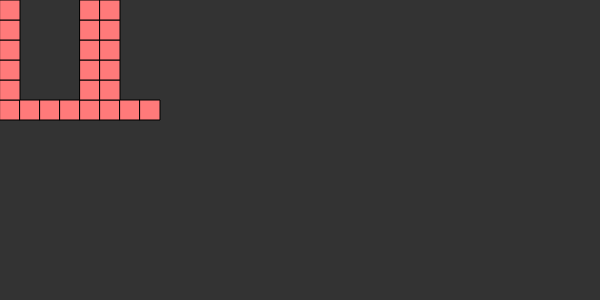
Frame 1 (no input)
Frame 60 (no input): identical to frame 1, image omitted
Frame 120 (the mouse pressed at the canvas centre since frame 60): identical to frame 1, image omitted

The p5.js sketch that drew this single still picture (run headless with seeded random() and noise() and a simulated clock; from frame 60 on, the mouse is pressed at the canvas centre):

// p5.js sketch
// ── sketch.js
//
//  sketch.js
//  CastleBuilder
//
//  Created by Haluk Isik on 8/3/18.

var blockSize = 20;
var w = 8;
var h = 5;
var probability = 1;
var heightConstraint = true;
var slider1, slider2, slider3, slider4, checkbox1;

function setup() {
  createCanvas(600, 300);
  background(51);
  // fill(0);
  // textSize(15);

	generateNewCastle();

  var button = createButton('generate');
  createP("");
  // button.position(0, 65);
  slider1 = createSlider(10, 60, 20, 1);
  var pos = slider1.position();
  // text("block size", pos.x * 2 + 200, pos.y, 100, 100);
  // text("block size", 0, 0, 100, 100);
  createDiv("block size");
	createP("");
  // console.log(pos.y);
  // blockSize = slider1.value();

  slider2 = createSlider(2, 30, 8, 1);
  createDiv("width");
	createP("");

  slider3 = createSlider(2, 30, 5, 1);
  createDiv("height");
	createP("");

	slider4 = createSlider(0, 1, 1, 0.1);
  createDiv("empty space probability weight");
	createP("");

	checkbox1 = createCheckbox("maximum height constraint", true);
  // createDiv("maximum height constraint");
	createP("");

  button.mousePressed(generateNewCastle);

}

function generateNewCastle() {
  background(51);
  fill(255, 122, 122);
  var castle = new Castle(w, h);
  castle.blockSize = blockSize;
	// console.log("probability = " + probability);
	// castle.asd = probability;
	castle.probability = probability;
	castle.heightConstraint = heightConstraint;

	castle.generate();
	castle.render();

  // console.log(castle.blockSize);
}

function draw() {

  blockSize = slider1.value();
  w = slider2.value();
  h = slider3.value();
	probability = slider4.value();
	heightConstraint = checkbox1.checked();

  // var button = createButton('generate');
  // // button.position(0, 65);
  // var slider1 = createSlider(10, 60, 20, 1);
  // blockSize = slider1.value();
  //
  // button.mousePressed(generateNewCastle);

  // var castle = new Castle(8, 5);
  //
  // castle.setBlockSize(20);
  // console.log(castle.blockSize);

}

// ── Castle.js
//
//  Castle.js
//  CastleBuilder
//
//  Created by Haluk Isik on 8/3/18.

class Castle {
  constructor(w, h) {
    this.h = h;
    this.w = w;
    this._blockSize = 10;
    this._probability = 1;
    this._heightConstraint = true;
    this.rowData = [];
    // this.generate();
  }

  get blockSize() {
    return this._blockSize;
  }

  set blockSize(newBlockSize) {
    this._blockSize = newBlockSize;
  }

  get probability() {
    return this._probability;
  }

  set probability(newProbability) {
    this._probability = newProbability;
    // this.generate();
  }

  get heightConstraint() {
    return this._heightConstraint;
  }

  set heightConstraint(newValue) {
    this._heightConstraint = newValue;
  }

  generate() {
    var bottomRow = [];
    // Bottom row
    for (var i = 0; i < this.w; i++) {
      bottomRow.push(1);
    }
    this.rowData.push(bottomRow);

    var previousEmptyCellLocations = [];
    var length = (this.w - 1) * this.probability;
    // console.log("length before rounding = " + length);
    length = round(length);

    // console.log("length = " + length);

    for (var row = 1; row <= this.h; row++) {
      // We need this many empty spaces
      // console.log("length 2 = " + length);
      var emptySpaces = floor(random(length));
      // console.log("emptySpaces = " + emptySpaces);
      // var previousEmptyRow = [];
      // if (row == 1) {
      //   previousEmptyRow = [];
      // } else {
      //   previousEmptyRow = emptyLocationsForRows[row - 2];
      // }
      // console.log("exclusionRow.length = " + exclusionRow.length);

      // Randomly distribute the empty spaces. When moving along the next row, make sure that we don't place filled cells over empty cells, so copy the previous empty cells to the next row.
      var emptyLocations = makeCastleRandomNumbers(emptySpaces, this.w, previousEmptyCellLocations);

      previousEmptyCellLocations = emptyLocations;
      fillArray(this.rowData, this.w, row, emptyLocations);

      if (heightConstraint) {
        length -= emptySpaces;
        if (length <= 0) { length = 1; }
      }

      // console.log(row);

      // console.log("emptyLocations for row " + row + " = " + emptyLocations);
    }
  }

  render() {
    // console.log(this.rowData);
    for (var i = 0; i < this.rowData.length; i++) {
      // console.log("rowData[" + i + "] = " + this.rowData[i]);
    }

    for (var i = 0; i <= this.h; i++) {
      for (var j = 0; j <= this.w; j++) {
        var fillRow = this.rowData[i][j];
        if (fillRow == 1) {
          rect(this.blockSize * j, this.blockSize * (this.h - i), this.blockSize, this.blockSize);
        }
      }
    }
  }
}

function makeCastleRandomNumbers(number, length, previous) {

  // var _exclusions = exclusions ? exclusions : null;
  var possibleNumbers = [];
  var randomNumbers = [];
  for (var i = 0; i < length; i++) {
    possibleNumbers.push(i);
  }
  // console.log("possibleNumbers = " + possibleNumbers);
  // console.log("previous = " + previous);
  for (var i = 0; i < previous.length; i++) {
    var index = possibleNumbers.indexOf(previous[i]);
    possibleNumbers.splice(index, 1);

    // console.log("previous.length = " + previous.length);
    //
    // console.log("previous[" + i + "] = " + previous[i]);
    // console.log("possibleNumbers = " + possibleNumbers);

  }

  // console.log("possibleNumbers = " + possibleNumbers);
  //
  // console.log("possibleNumbers.lemgth = " + possibleNumbers.length);

  var numberOfRandoms = number < possibleNumbers.length ? number : possibleNumbers.length;

  // console.log("numberOfRandoms = " + numberOfRandoms);
  for (var i = 0; i < numberOfRandoms; i++) {
    var randomNumber = floor(random(possibleNumbers.length));
    randomNumbers.push(possibleNumbers[randomNumber]);
    possibleNumbers.splice(randomNumber, 1);
    // console.log("randomNumber = " + randomNumber);
  }
  // console.log("Adding zeroes from the previous row");
  // Add zeroes from the previous row
  for (var i = 0; i < previous.length; i++) {
    var notFound = true;
    for (var j = 0; j < randomNumbers.length; j++) {
      if (randomNumbers[j] == previous[i]) {
        notFound = false;
      }
    }
    if (notFound) {
      randomNumbers.push(previous[i]);
    }
  }
  // console.log("randomNumbers = " + randomNumbers);


  return randomNumbers;
}

function fillArray(theArray, col, row, zeroLocations) {

  // console.log("zeroLocations = " + zeroLocations);
  // Write ones
  var rowArray = []
  for (var i = 0; i < col; i++) {
    rowArray.push(1);
  }
  theArray.push(rowArray);

  // Write zeroes
  for (var i = 0; i < zeroLocations.length; i++) {
    theArray[row][zeroLocations[i]] = 0;
  }



}
